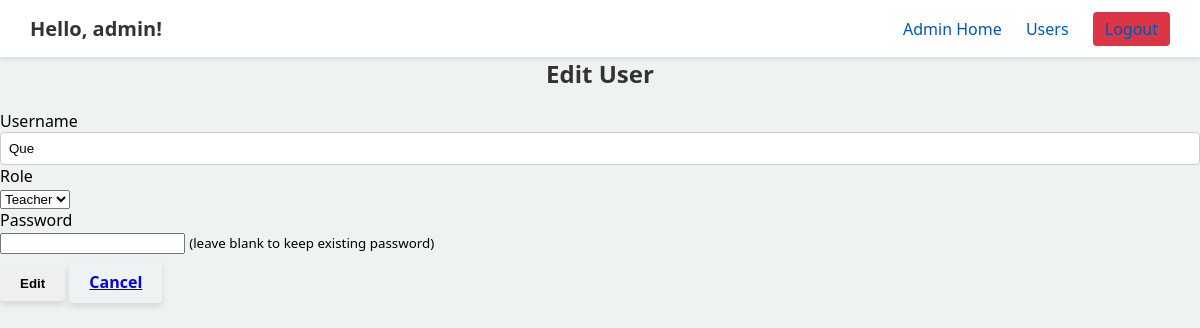
The app's page /admin/users/5/edit (signed in) with its own data.
### models.py (models this page shows, shortened)
class User(db.Model, UserMixin):
    __tablename__ = "users"
    id            = db.Column(db.Integer,   primary_key=True)
    username      = db.Column(db.String(50), unique=True, nullable=False)
    password_hash = db.Column(db.String(128), nullable=False)
    role          = db.Column(db.String(10), nullable=False)
    enrollments     = db.relationship(
        "Enrollment",
        back_populates="student",
        cascade="all, delete-orphan"
    )
    taught_courses  = db.relationship(
        "Course",
        back_populates="teacher",
        cascade="all, delete-orphan"
    )

### app.py (the view, shortened to what this page needs)
@app.route("/admin/users/<int:user_id>/edit", methods=["GET", "POST"])
@login_required
@admin_required
def admin_edit_user(user_id):
    u = User.query.get_or_404(user_id)
    form = AdminUserForm(obj=u)
    return render_template("admin_user_form.html", form=form, action="Edit")

### forms.py
class AdminUserForm(FlaskForm):
    username = StringField(
        "Username",
        validators=[DataRequired(), Length(min=3, max=50)]
    )
    role = SelectField(
        "Role",
        choices=[
            ("student", "Student"),
            ("teacher", "Teacher"),
            ("admin", "Admin")
        ],
        validators=[DataRequired()]
    )
    password = PasswordField(
        "Password",
        description="(leave blank to keep current password)"
    )
    submit = SubmitField("Save")

### app.py (called while the page is built)
@login_manager.user_loader
def load_user(uid):
    return db.session.get(User, int(uid))

def admin_required(f):
    @wraps(f)
    def wrapped(*args, **kwargs):
        if not current_user.is_authenticated or current_user.role != "admin":
            abort(404)
        return f(*args, **kwargs)
    return wrapped

### templates/admin_user_form.html (shortened to what this page needs)
{% extends "base.html" %}
{% block content %}
  <h2>{{ action }} User</h2>
  <form method="post" class="login-form">
    <div>
      {{ form.username.label }}<br>
      {{ form.username(size=32) }}
    </div>
    <div>
      {{ form.role.label }}<br>
      {{ form.role() }}
    </div>
    <div>
      {{ form.password.label }}<br>
      {{ form.password() }}
      {% if action=='Edit' %}
        <small>(leave blank to keep existing password)</small>
      {% endif %}
    </div>
    <div style="margin-top:12px;">
      <button type="submit" class="btn">{{ action }}</button>
      <a href="{{ url_for('admin_users') }}" class="btn">Cancel</a>
    </div>
  </form>
{% endblock %}

### templates/base.html (shortened to what this page needs)
<!DOCTYPE html>
<html lang="en">
  <head>
    <link
      rel="stylesheet"
      href="{{ url_for('static', filename='css/styles.css') }}"
    />
  </head>
  <body>
    {% if current_user.is_authenticated %}
    <header class="site-header">
      <h1 class="greeting">Hello, {{ current_user.username }}!</h1>
      <nav class="main-nav">
        {% if current_user.role == 'admin' %}
          <a href="{{ url_for('admin.index') }}">Admin Home</a>
          <a href="{{ url_for('admin_users') }}">Users</a>
        {% elif current_user.role == 'teacher' %}
          <a href="{{ url_for('teacher_dashboard') }}">My Dashboard</a>
        {% else %}
          <a href="{{ url_for('student_dashboard') }}">My Dashboard</a>
        {% endif %}
        <a href="{{ url_for('logout') }}" class="logout-btn">Logout</a>
      </nav>
    </header>
    {% endif %}
    <main class="content">
      {% block content %}{% endblock %}
    </main>
  </body>
</html>

### static/css/styles.css (style rules this page uses)
* { box-sizing: border-box; }
body { font-family: 'Segoe UI', Tahoma, Geneva, Verdana, sans-serif; background-color: #eef2f3; margin: 0; padding: 0; }
.site-header { background-color: #ffffff; padding: 15px 30px; box-shadow: 0 2px 5px rgba(0,0,0,0.1); display: flex; align-items: center; justify-content: space-between; }
.greeting { margin: 0; font-size: 20px; color: #333; }
.main-nav a { margin-left: 20px; text-decoration: none; color: #0056b3; font-weight: 500; transition: color 0.2s ease; }
.logout-btn { padding: 6px 12px; background: #dc3545; color: #fff; border-radius: 4px; text-decoration: none; font-weight: bold; transition: background 0.2s ease; }
h1, h2 { text-align: center; color: #333; margin-top: 0; }
form label { text-align: right; padding-right: 5px; }
form input[type="text"], form input[type="number"] { padding: 8px; border: 1px solid #ccc; border-radius: 4px; width: 100%; }
.btn { padding: 10px 20px; border: none; border-radius: 4px; cursor: pointer; font-weight: bold; transition: background-color 0.3s ease, transform 0.2s ease, box-shadow 0.2s ease; box-shadow: 0 4px 6px rgba(0,0,0,0.1); }

### records on screen
User: username "admin"
User: username "Que", role "Teacher"

### other values on screen
{{ action }} "Edit"
